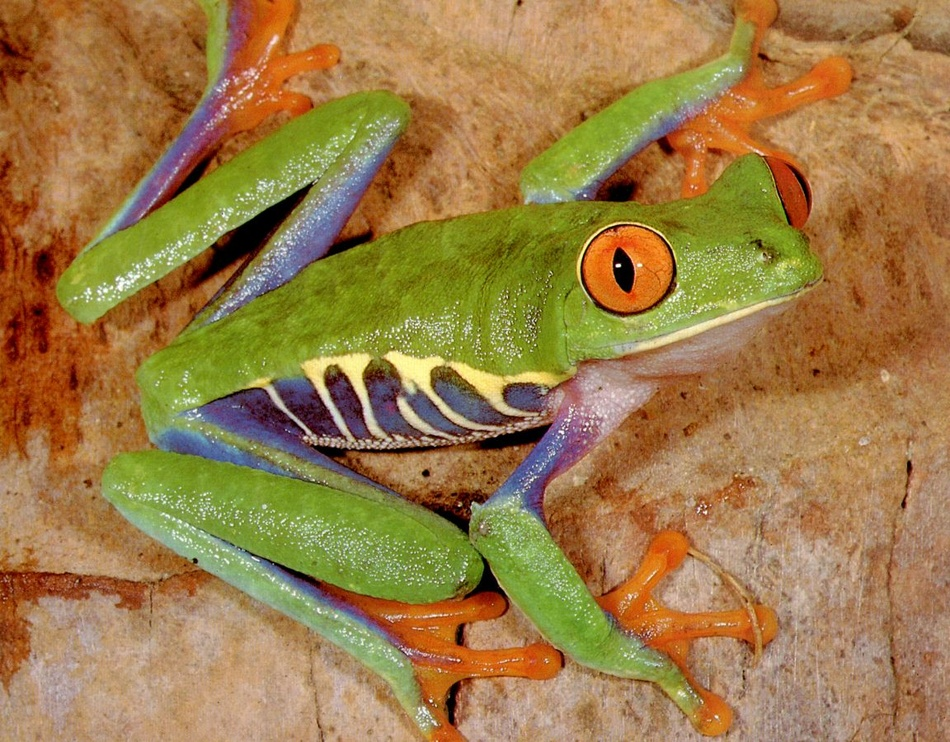
//> input picture Exercise1/common/assets/grenouille.jpg, 950 x 742 px, shrunk from 1152 x 900 before the run
$ ./imTransform ../../common/assets/grenouille.jpg 2 2   (built with g++ and OpenCV 4)
//> lines starting //> are read from the running program, lines starting //| are printed output that depends on the picture
#include <chrono> // for high_resolution_clock
#include <iostream>
#include <math.h> /* modf */
#include <omp.h>
#include <opencv2/opencv.hpp>

using namespace std;

/**
 * Returns the linear interpolation of a and b by a factor of t.
 * Performs the following operation:
 * result = a + t*(b - a)
 *
 * @param a: first value to interpolate.
 * @param b: second value to interpolate.
 * @param t: interpolation factor.
 * @return result of the interpolation.
 */
float lerp(float a, float b, float t) { return a + t * (b - a); }

/**
 * Returns the bilinear interpolation of four pixels.
 * Performs the following operation:
 * inpH1 = lerp(pix1, pix2, intpX)
 * inpH2 = lerp(pix3, pix4, intpX)
 * inpV = lerp(inpH1, inpH2, intpY)
 *
 * @param pix1: first pixel to interpolate.
 * @param pix2: second pixel to interpolate.
 * @param pix3: third pixel to interpolate.
 * @param pix4: fourth pixel to interpolate.
 * @param intpX: horizontal interpolation factor.
 * @param intpY: vertical interpolation factor.
 * @return result of the bilinear interpolation.
 */
cv::Vec3f interpolate_pix(cv::Vec3f pix1, cv::Vec3f pix2, cv::Vec3f pix3,
                          cv::Vec3f pix4, float intpX, float intpY) {
  // First horizontal interpolation
  float B_h1 = lerp(pix1[0], pix2[0], intpX);
  float G_h1 = lerp(pix1[1], pix2[1], intpX);
  float R_h1 = lerp(pix1[2], pix2[2], intpX);
  // Second horizontal interpolation
  float B_h2 = lerp(pix3[0], pix4[0], intpX);
  float G_h2 = lerp(pix3[1], pix4[1], intpX);
  float R_h2 = lerp(pix3[2], pix4[2], intpX);
  // Vertical interpolation
  float B = lerp(B_h1, B_h2, intpY);
  float G = lerp(G_h1, G_h2, intpY);
  float R = lerp(R_h1, R_h2, intpY);

  return cv::Vec3f(B, G, R);
}

int main(int argc, char **argv) {

  // Get images from command line
  cv::Mat source = cv::imread(argv[1], cv::IMREAD_COLOR);
//> source is the input picture: 742 rows x 950 cols, CV_8UC3; mean B, G, R 71.6, 124.5, 156.8

  // Get operation parameters from the command line
  float scaleX = min(atof(argv[2]), 5.0);
//> scaleX = 2
  float scaleY = min(atof(argv[3]), 5.0);
//> scaleY = 2

  cv::imshow("Source Image 1", source);

  // Placeholder image for the result
  cv::Mat destination(source.rows * scaleX, source.cols * scaleY, CV_8UC3,
                      cv::Scalar(0, 255, 0));
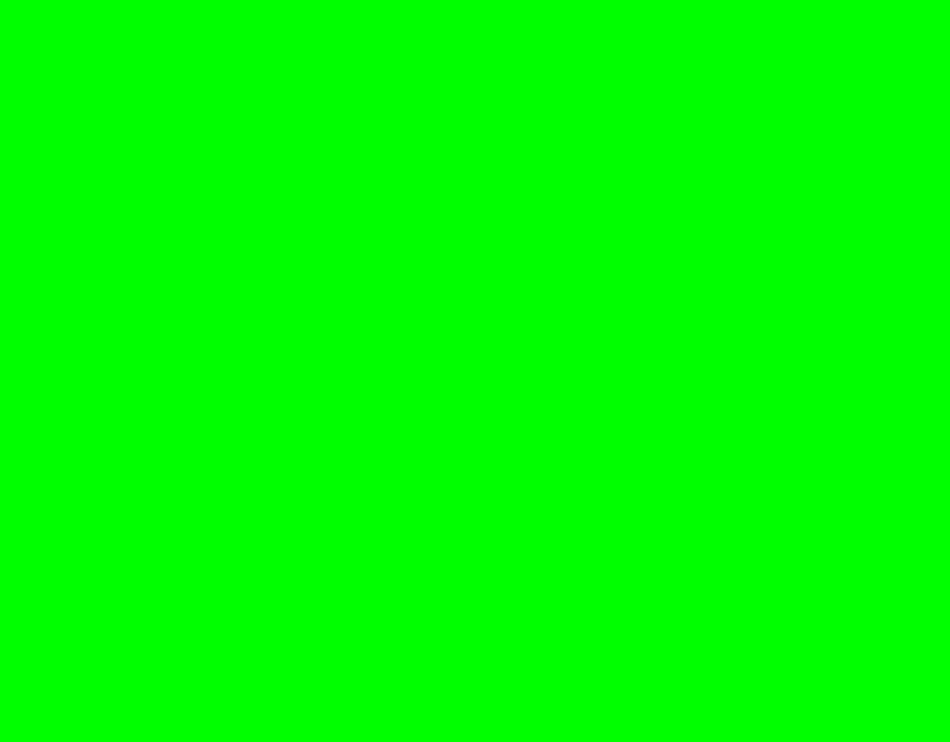
//> destination: 1484 rows x 1900 cols, CV_8UC3 (shown at 1/2 size); mean B, G, R 0, 255, 0

  auto begin = chrono::high_resolution_clock::now();

  const int iter = 10;
  for (int it = 0; it < iter; it++) {
#pragma omp parallel for
    for (int i = 0; i < destination.rows; i++) {
      // #pragma omp parallel for
      for (int j = 0; j < destination.cols; j++) {
        float x_pos, y_pos, intpX, intpY;
        intpX = modf(i / scaleX, &x_pos);
        intpY = modf(j / scaleY, &y_pos);
        cv::Vec3f pix1 = (cv::Vec3f)source.at<cv::Vec3b>(x_pos, y_pos);
        cv::Vec3f pix2 = (cv::Vec3f)source.at<cv::Vec3b>(x_pos + 1, y_pos);
        cv::Vec3f pix3 = (cv::Vec3f)source.at<cv::Vec3b>(x_pos, y_pos + 1);
        cv::Vec3f pix4 = (cv::Vec3f)source.at<cv::Vec3b>(x_pos + 1, y_pos + 1);
        destination.at<cv::Vec3b>(i, j) =
            interpolate_pix(pix1, pix2, pix3, pix4, intpX, intpY);
      }
    }
  }
  auto end = std::chrono::high_resolution_clock::now();
  std::chrono::duration<double> diff = end - begin;

  cv::imshow("Processed Image", destination);

  cout << "Processing time: " << diff.count() << " s" << endl;
  cout << "Time for 1 iteration: " << diff.count() / iter << " s" << endl;
  cout << "IPS: " << iter / diff.count() << endl;

  cv::waitKey();
  return 0;
}
